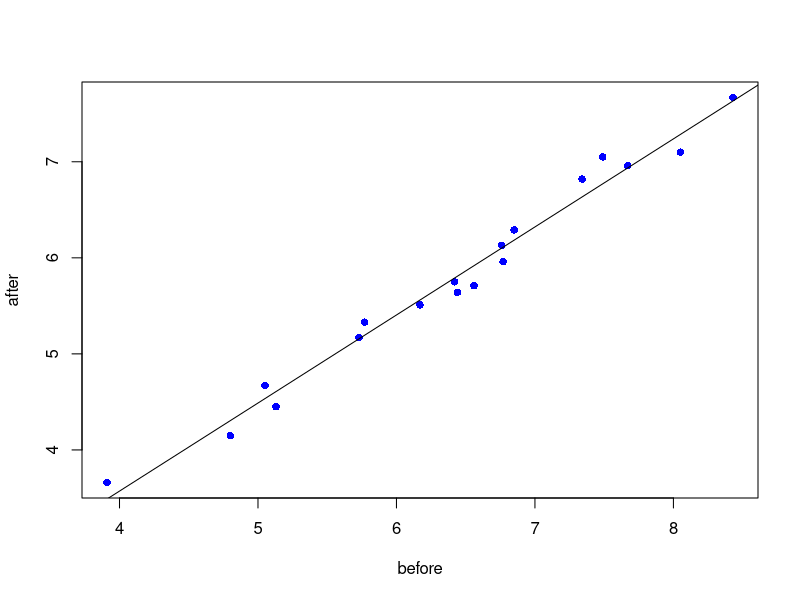
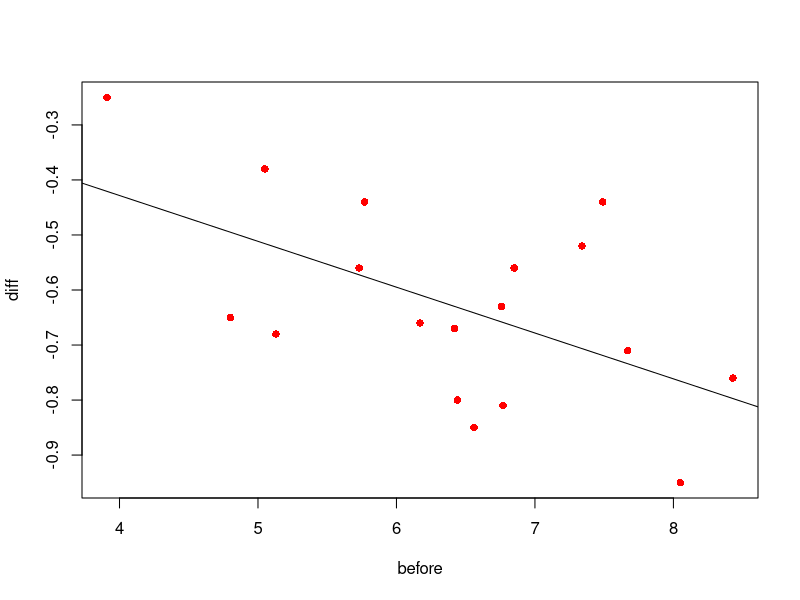
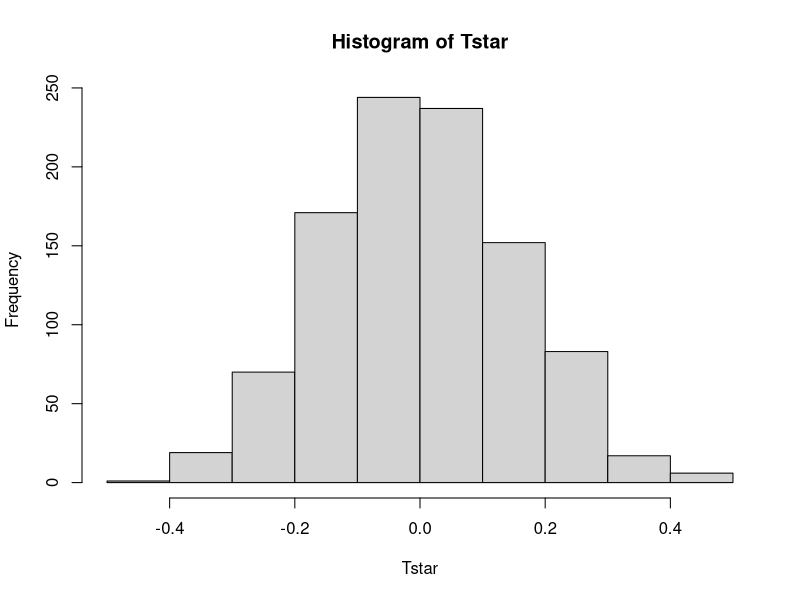
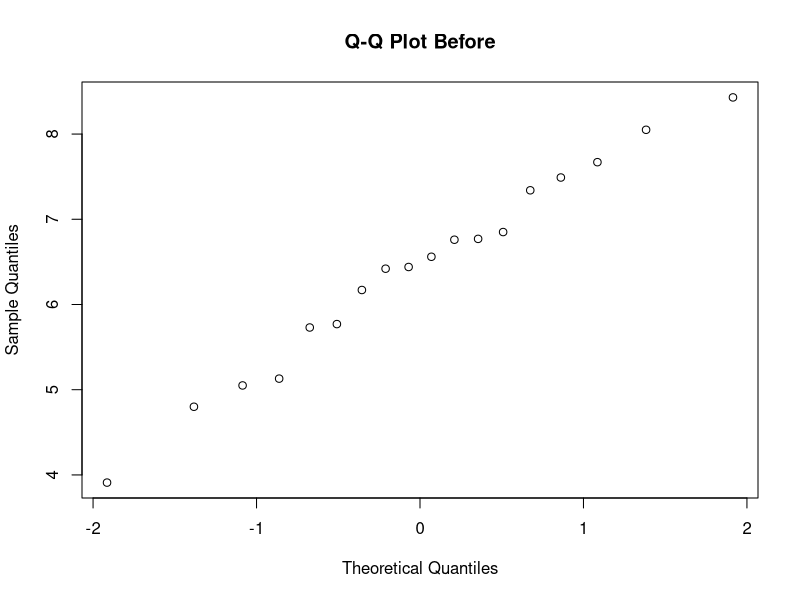
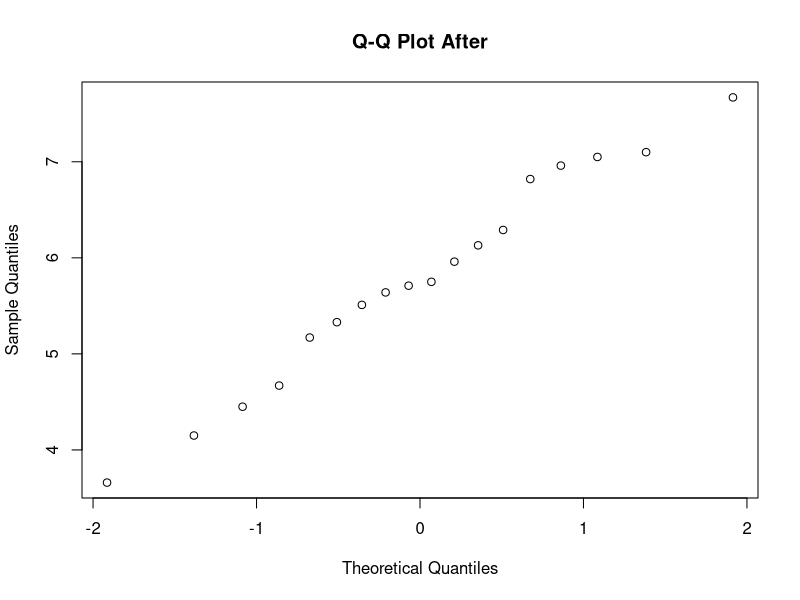

These figures' R source, in order:
data = read.table('data/cholesterol.txt',header=TRUE); data
before = data$Before
after = data$After8weeks

## EXERCISE 2A
summary(data)
shapiro.test(before)
shapiro.test(after)



reg = lm(after ~ before)
plot(before,after, pch=16, col="blue")
abline(reg)
summary(reg) #adj R^2 = 0.98 explained, correlated positively, but less than 1 so cholesterol level gets less. 

# but easier to see, if we remove before bias and only look at first differences:
diff = after - before
reg2 = lm(diff ~ before)
plot(before,diff, pch=16, col="red")
abline(reg2)
summary(reg2)
# notice that decrease in cholesterol level is higher for people who have higher cholesterol level before the experiment

## EXERCISE 2B

# -> lec 2,3
#samples are dependent
#data is paired

#use perm. test
meansamples = function(x,y) {mean(x-y)}
B=1000; Tstar = numeric(B)
for (i in 1:B){
  dietstar = t(apply(cbind(before,after),1,sample))
  Tstar[i] = meansamples(dietstar[,1],dietstar[,2])
}
myt = meansamples(before,after)
hist(Tstar)

pl = sum(Tstar<myt)/B
pr = sum(Tstar>myt)/B
p = 2*min(pl,pr)
p

#pearson corr. test
cor.test(before,after)
qqnorm(before,main="Q-Q Plot Before")
qqnorm(after,main="Q-Q Plot After")

#seems like normal, but if not: use spearman
cor.test(before,after,method="spearman")


## EXERCISE 2C

# function that computes variance of uniformly distr. variable
unif_var = function(a,b){
  return ((1/12)*((b-a)^2))
}

# E(X) = (a+b)/2 = mean(after)
# So point estimate of b is 2*E(X)-3
theta_est = 2*mean(after)-3

#build 95%-CI for theta_est
n = length(after)
ci_theta = c(theta_est - qnorm(0.975)*(sqrt(unif_var(3,theta_est))/sqrt(n)), theta_est + qnorm(0.975)*(sqrt(unif_var(3,theta_est))/sqrt(n)))
ci_theta


## EXERCISE 2D

#bootstrap test
t = max(after); t

vP = rep(0,9)
vT = rep(0,9)
for (theta in 3:12){
  B = 1000; tstar=numeric(B)
  
  for (i in 1:B){
    xstar=runif(n,3,theta)
    tstar[i] = max(xstar)
  }
  
  pl = sum(tstar<t)/B; pr = sum(tstar>t)/B
  p = 2*min(pl,pr); p
  
  vT[theta-2] = theta
  vP[theta-2] = p
  
}
res = rbind(vT,vP); res

# kolmogorov-smirnov can not be applied, explain.... (totally diff test)


## EXERCISE 2E
#set up bootstrap test for the median?
t = median(after); t

# or maybe sign test ?
